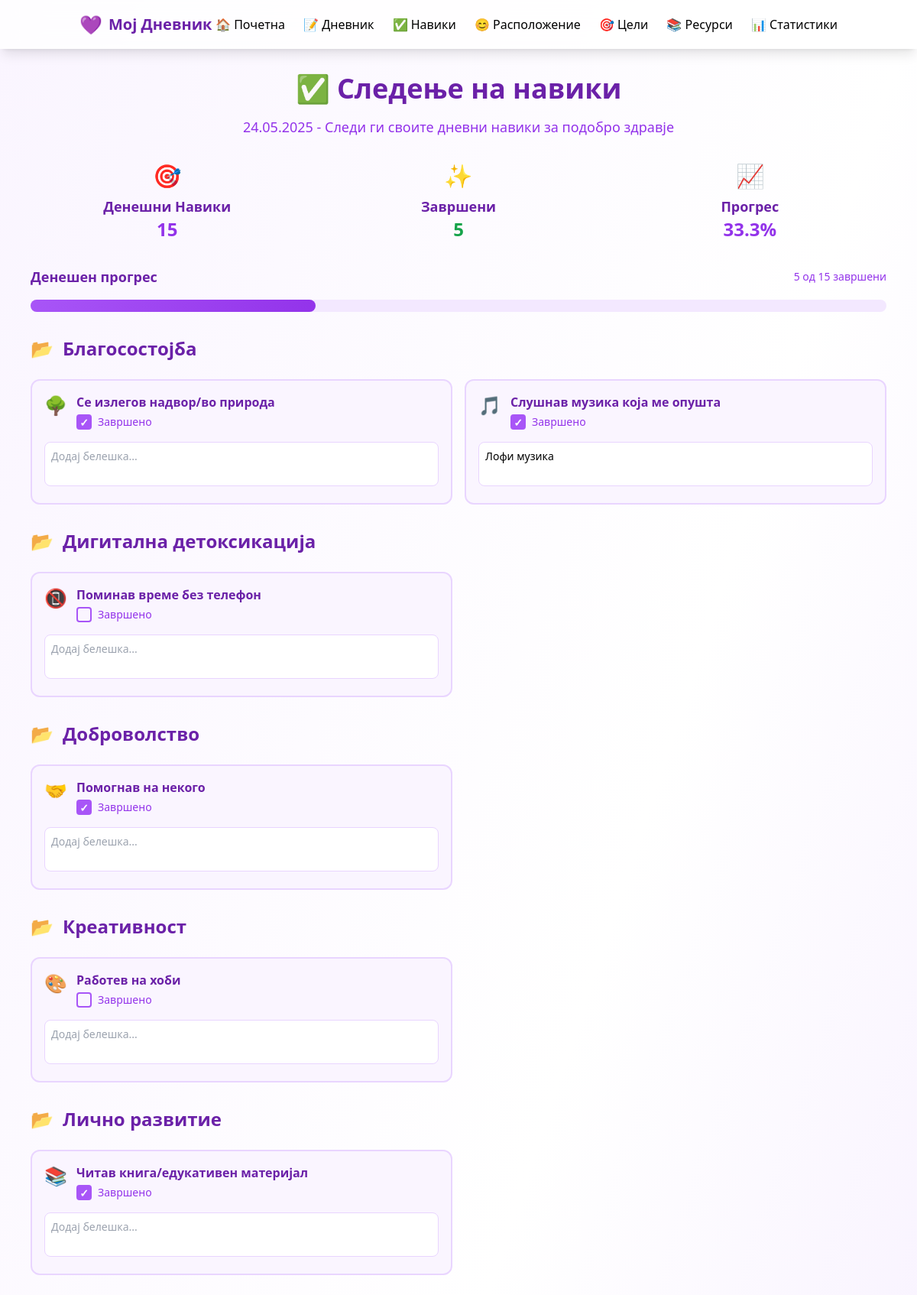
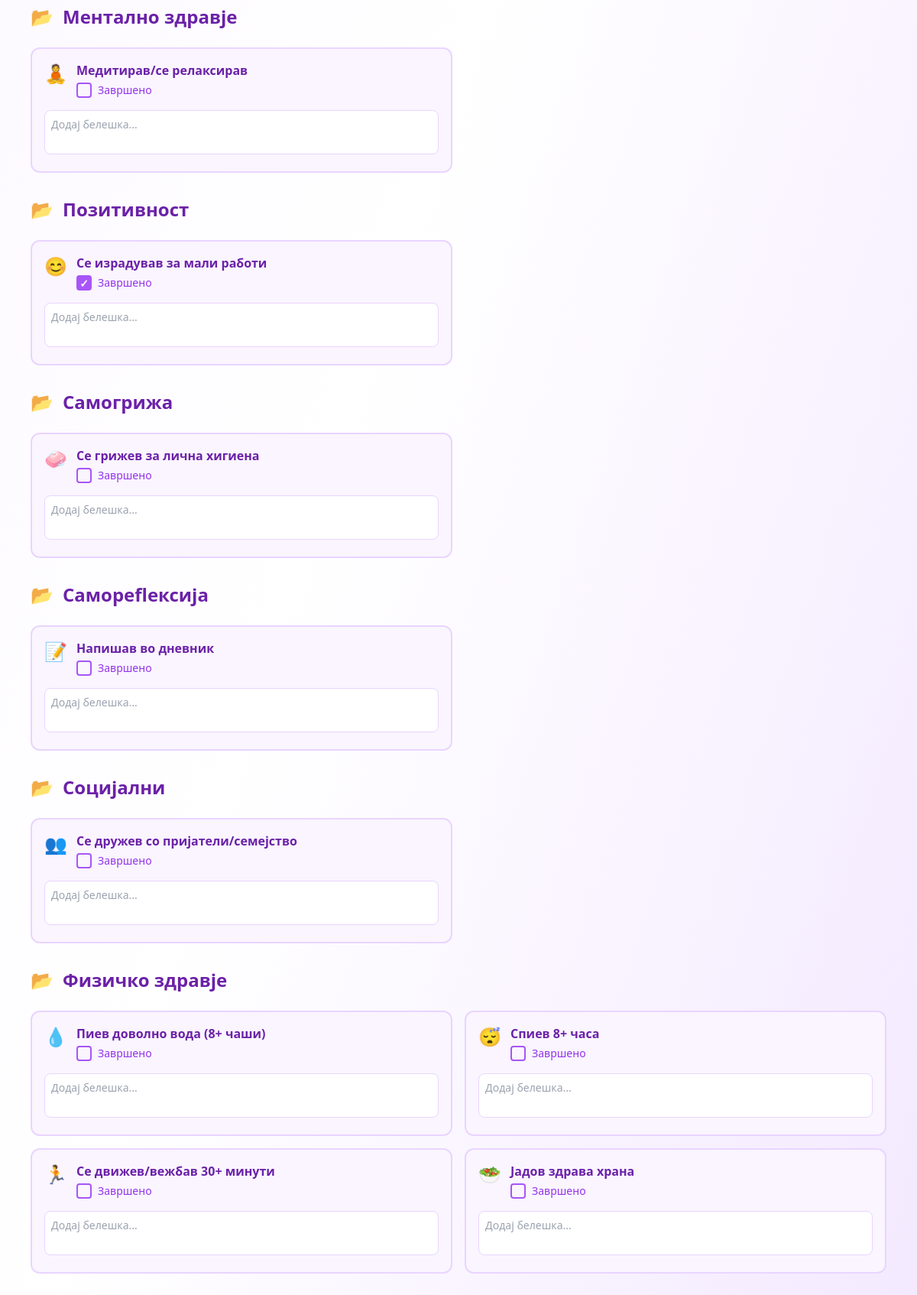
The page /habits/ (upper part) on the database its author committed (2 pictures, top to bottom).
### models/habits.py (models this page shows)
class Habit(BaseModel):
    __tablename__ = 'habits'
    name = db.Column(db.String(100), nullable=False)
    description = db.Column(db.Text)
    category = db.Column(db.String(50), nullable=False)
    target_frequency = db.Column(db.String(20), default='daily')
    icon = db.Column(db.String(10))
    is_active = db.Column(db.Boolean, default=True)

class HabitEntry(BaseModel):
    __tablename__ = 'habit_entries'
    habit_id = db.Column(db.Integer, db.ForeignKey('habits.id'), nullable=False)
    date = db.Column(db.Date, nullable=False)
    completed = db.Column(db.Boolean, default=False)
    notes = db.Column(db.Text)
    habit = db.relationship('Habit', backref='entries')
    __table_args__ = (db.UniqueConstraint('habit_id', 'date'),)

### controllers/habits_controller.py (the view)
@habits_bp.route('/')
def index():
    if Habit.query.count() == 0:
        for habit_data in DEFAULT_HABITS:
            habit = Habit(**habit_data)
            db.session.add(habit)
        db.session.commit()
    habits = Habit.query.filter_by(is_active=True).all()
    today = date.today()
    entries = {}
    for habit in habits:
        entry = HabitEntry.query.filter_by(habit_id=habit.id, date=today).first()
        entries[habit.id] = entry
    return render_template('habits/tracker.html', habits=habits, entries=entries, today=today)

### app.py (called while the page is built)
@app.context_processor
def inject_date():
    return {'today': date.today()}

### templates/habits/tracker.html (shortened to what this page needs)
{% extends "base.html" %}
{% block content %}
<div class="space-y-8">
    <div class="text-center">
        <h1 class="text-4xl font-bold text-purple-800 mb-4">✅ Следење на навики</h1>
        <p class="text-purple-600 text-lg">
            {{ today.strftime('%d.%m.%Y') }} - Следи ги своите дневни навики за подобро здравје
        </p>
    </div>
    <div class="grid grid-cols-1 md:grid-cols-3 gap-6">
        <div class="card text-center">
            <div class="text-3xl mb-2">🎯</div>
            <h3 class="text-lg font-semibold text-purple-800">Денешни Навики</h3>
            <p class="text-2xl font-bold text-purple-600">{{ habits|length }}</p>
        </div>
        <div class="card text-center">
            <div class="text-3xl mb-2">✨</div>
            <h3 class="text-lg font-semibold text-purple-800">Завршени</h3>
            <p class="text-2xl font-bold text-green-600" id="completed-count">
                {{ entries.values()|selectattr('completed')|list|length }}
            </p>
        </div>
        <div class="card text-center">
            <div class="text-3xl mb-2">📈</div>
            <h3 class="text-lg font-semibold text-purple-800">Прогрес</h3>
            <p class="text-2xl font-bold text-purple-600" id="progress-percentage">
                {{ ((entries.values()|selectattr('completed')|list|length / habits|length * 100)|round(1)) if habits|length > 0 else 0 }}%
            </p>
        </div>
    </div>
    <div class="card">
        <div class="flex items-center justify-between mb-4">
            <h3 class="text-lg font-semibold text-purple-800">Денешен прогрес</h3>
            <span class="text-sm text-purple-600" id="progress-text">
                {{ entries.values()|selectattr('completed')|list|length }} од {{ habits|length }} завршени
            </span>
        </div>
        <div class="w-full bg-purple-100 rounded-full h-4">
            <div class="bg-gradient-to-r from-purple-500 to-purple-600 h-4 rounded-full transition-all duration-500"
                 style="width: {{ ((entries.values()|selectattr('completed')|list|length / habits|length * 100)|round(1)) if habits|length > 0 else 0 }}%"
                 id="progress-bar"></div>
        </div>
    </div>
    {% set categories = habits|groupby('category') %}
    {% for category, category_habits in categories %}
    <div class="card">
        <h2 class="text-2xl font-bold text-purple-800 mb-6 flex items-center">
            <span class="mr-3">📂</span>
            {{ category }}
        </h2>
        <div class="grid grid-cols-1 md:grid-cols-2 gap-4">
            {% for habit in category_habits %}
            <div class="habit-card bg-purple-50 border-2 border-purple-200 rounded-xl p-4 transition-all duration-300 hover:shadow-lg"
                 data-habit-id="{{ habit.id }}">
                <div class="flex items-start justify-between">
                    <div class="flex items-start space-x-3 flex-1">
                        <div class="text-2xl">{{ habit.icon }}</div>
                        <div class="flex-1">
                            <h3 class="font-semibold text-purple-800 mb-1">{{ habit.name }}</h3>
                            <div class="flex items-center space-x-4">
                                <label class="flex items-center cursor-pointer">
                                    <div class="checkbox-custom"></div>
                                    <span class="ml-2 text-sm text-purple-600">Завршено</span>
                                </label>
                            </div>
                        </div>
                    </div>
                </div>
                <div class="mt-4">
                    <textarea class="w-full text-sm border border-purple-200 rounded-lg p-2 focus:border-purple-500 focus:outline-none resize-none"
                              rows="2"
                              placeholder="Додај белешка..."
                              data-habit-id="{{ habit.id }}">{% if entries[habit.id] %}{{ entries[habit.id].notes or '' }}{% endif %}</textarea>
                </div>
            </div>
            {% endfor %}
        </div>
    </div>
    {% endfor %}
</div>
{% endblock %}

### templates/habits/tracker.html (style rules this page uses)
.checkbox-custom { width: 20px; height: 20px; border: 2px solid #a855f7; border-radius: 4px; display: flex; align-items: center; justify-content: center; transition: all 0.2s; }
.habit-checkbox:checked + .checkbox-custom { background-color: #a855f7; border-color: #a855f7; }
.habit-checkbox:checked + .checkbox-custom::after { content: '✓'; color: white; font-weight: bold; font-size: 14px; }

### templates/base.html (style rules this page uses)
.card { @apply bg-white rounded-2xl shadow-xl p-6 border border-purple-100; }

### rows shown on the page
Habit: category "Благосостојба", icon "🌳", name "Се излегов надвор/во природа", id "Додај белешка..."
Habit: icon "🎵", name "Слушнав музика која ме опушта", id "Лофи музика"
Habit: category "Дигитална детоксикација", icon "📵", name "Поминав време без телефон", id "Додај белешка..."
Habit: category "Доброволство", icon "🤝", name "Помогнав на некого", id "Додај белешка..."
Habit: category "Креативност", icon "🎨", name "Работев на хоби", id "Додај белешка..."
Habit: category "Лично развитие", icon "📚", name "Читав книга/едукативен материјал", id "Додај белешка..."
Habit: category "Ментално здравје", icon "🧘", name "Медитирав/се релаксирав", id "Додај белешка..."
Habit: category "Позитивност", icon "😊", name "Се израдував за мали работи", id "Додај белешка..."
Habit: category "Самогрижа", icon "🧼", name "Се грижев за лична хигиена", id "Додај белешка..."
Habit: category "Самореflексија", icon "📝", name "Напишав во дневник", id "Додај белешка..."
Habit: category "Социјални", icon "👥", name "Се дружев со пријатели/семејство", id "Додај белешка..."
Habit: category "Физичко здравје", icon "💧", name "Пиев доволно вода (8+ чаши)", id "Додај белешка..."
Habit: icon "😴", name "Спиев 8+ часа", id "Додај белешка..."
Habit: icon "🏃", name "Се движев/вежбав 30+ минути", id "Додај белешка..."
Habit: icon "🥗", name "Јадов здрава храна", id "Додај белешка..."

### other values the page prints
{{ habits|length }} "15"
{{ entries.values()|selectattr('completed')|list|length }} "5"
